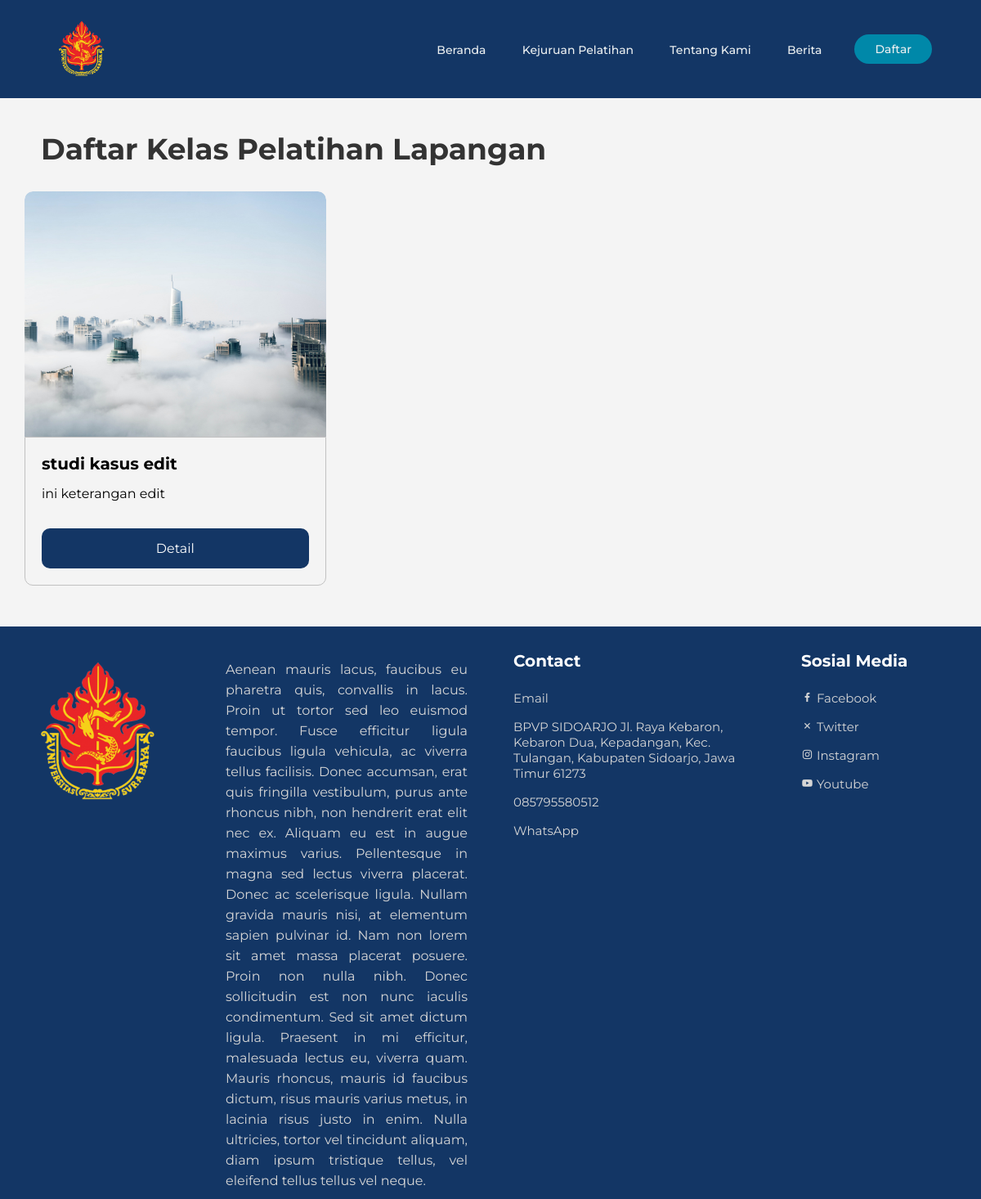
Page /kelas.php?id=20 on the committed database.
### tables this page shows
CREATE TABLE `pelatihan` (
  `id` int(11) NOT NULL,
  `judul` varchar(255) NOT NULL,
  `description` text DEFAULT NULL,
  `waktu_post` datetime NOT NULL,
  `gambar` varchar(255) DEFAULT NULL
);

CREATE TABLE `kelas` (
  `id` int(11) NOT NULL,
  `nama_kelas` varchar(255) NOT NULL,
  `info` text DEFAULT NULL,
  `gambar` varchar(255) DEFAULT NULL,
  `description` text DEFAULT NULL,
  `id_pelatihan` int(11) DEFAULT NULL
);

CREATE TABLE `footer_settings` (
  `id` int(11) NOT NULL,
  `logo` varchar(255) DEFAULT NULL,
  `description` text DEFAULT NULL
);

CREATE TABLE `footer_contact` (
  `id` int(11) NOT NULL,
  `email` varchar(100) DEFAULT NULL,
  `address` varchar(255) DEFAULT NULL,
  `phone` varchar(20) DEFAULT NULL,
  `whatsapp` varchar(20) DEFAULT NULL
);

### kelas.php (the view, shortened to what this page needs)
<?php
require_once "includes/header.php";
require_once "includes/config.php";
$id_pelatihan = $_GET['id'];
$query_judul_pelatihan = "SELECT judul FROM pelatihan WHERE id = $id_pelatihan";
$result_judul_pelatihan = mysqli_query($koneksi, $query_judul_pelatihan);
$row_judul_pelatihan = mysqli_fetch_assoc($result_judul_pelatihan);
$judul_pelatihan = $row_judul_pelatihan['judul'];
?>
<section class="kelas-list">
    <h1>Daftar Kelas Pelatihan <?php echo $judul_pelatihan; ?></h1>
    <div class="kelas-box">
        <?php
        $query_kelas = "SELECT * FROM kelas WHERE id_pelatihan = $id_pelatihan";
        $result_kelas = mysqli_query($koneksi, $query_kelas);
        if (mysqli_num_rows($result_kelas) > 0) {
            while ($row_kelas = mysqli_fetch_assoc($result_kelas)) :
            ?>
            <div class="card">
                <div class="card-image">
                    <img src="<?php echo 'assets/img/' . basename($row_kelas['gambar']); ?>" alt="<?php echo $row_kelas['nama_kelas']; ?>" class="img-fluid">
                </div>
                <div class="card-content">
                    <h3><?php echo $row_kelas['nama_kelas']; ?></h3>
                    <p><?php echo $row_kelas['info']; ?></p>
                    <a href="kelas-detail.php?id=<?php echo $row_kelas['id']; ?>" class="btn">Detail</a>
                </div>
            </div>
            <?php endwhile; ?>
        <?php } else { ?>
            <p>Tidak ada kelas yang terkait dengan pelatihan ini.</p>
        <?php } ?>
    </div>
</section>
<?php
require_once "includes/footer.php";
?>

### includes/footer.php
    </div>
    <footer>
        <section class="footer">
            <div class="footer-content">
                <?php
                $query_logo = "SELECT logo FROM footer_settings ORDER BY id DESC LIMIT 1";
                $result_logo = mysqli_query($koneksi, $query_logo);
                $row_logo = mysqli_fetch_assoc($result_logo);
                ?>
                <img class="logo-footer" src="<?php echo str_replace('../../', '', $row_logo['logo']); ?>" alt="logo">
            </div>
            <div class="footer-content">
                <?php
                $query_description = "SELECT description FROM footer_settings ORDER BY id DESC LIMIT 1";
                $result_description = mysqli_query($koneksi, $query_description);
                $row_description = mysqli_fetch_assoc($result_description);
                ?>
                <p><?php echo $row_description['description']; ?></p>
            </div>
            <div class="footer-content">
                <h4>Contact</h4>
                <ul>
                    <?php
                    $query_contact = "SELECT email, address, phone, whatsapp FROM footer_contact ORDER BY id DESC LIMIT 1";
                    $result_contact = mysqli_query($koneksi, $query_contact);
                    $row_contact = mysqli_fetch_assoc($result_contact);
                    ?>
                    <li><a href="mailto:<?php echo $row_contact['email']; ?>">Email</a></li>
                    <li><a href="#"><?php echo $row_contact['address']; ?></a></li>
                    <li><a href="tel:<?php echo $row_contact['phone']; ?>"><?php echo $row_contact['phone']; ?></a></li>
                    <li><a href="https://wa.me/<?php echo $row_contact['whatsapp']; ?>">WhatsApp</a></li>
                </ul>
            </div>
            <div class="footer-content">
                <h4>Sosial Media</h4>
                <ul>
                    <?php
                    $query_social_media = "SELECT facebook, twitter, instagram, youtube FROM social_media ORDER BY id DESC LIMIT 1";
                    $result_social_media = mysqli_query($koneksi, $query_social_media);
                    $row_social_media = mysqli_fetch_assoc($result_social_media);
                    ?>
                    <li><a href="<?php echo $row_social_media['facebook']; ?>"><i class='bx bxl-facebook'></i> Facebook</a></li>
                    <li><a href="<?php echo $row_social_media['twitter']; ?>"><i class='bx bx-x'></i> Twitter</a></li>
                    <li><a href="<?php echo $row_social_media['instagram']; ?>"><i class='bx bxl-instagram'></i> Instagram</a></li>
                    <li><a href="<?php echo $row_social_media['youtube']; ?>"><i class='bx bxl-youtube'></i> Youtube</a></li>
                </ul>
            </div>
        </section>
    </footer>
</body>
</html>

### assets/style/style.css (style rules this page uses)
body { background-color: #f4f4f4; font-family: 'Montserrat', sans-serif; }
* { box-sizing: border-box; margin: 0; padding: 0; text-decoration: none; }
h1 { color: #333; font-size: 36px; margin-bottom: 20px; margin-left: 20px; }
.img-fluid { width: 100%; }
.kelas-list { width: 95%; margin: 40px auto 50px; }
.kelas-list .kelas-box { margin-top: 30px; display: flex; flex-direction: row; column-gap: 30px; row-gap: 30px; }
.kelas-list .kelas-box .card { flex: 32.337% 0 0; }
.kelas-list .kelas-box .card .card-image { height: 300px; border-radius: 10px 10px 0px 0px; overflow: hidden; transition: all 0.5s ease-in-out; }
.kelas-list .kelas-box .card .card-image img { border-radius: 10px 10px 0px 0px; height: 100%; object-fit: cover; transition: all 0.5s ease-in-out; }
.kelas-list .kelas-box .card .card-content { border: 1px solid #c1c1c1; border-radius: 0px 0px 10px 10px; padding: 20px; }
.kelas-list .kelas-box .card .card-content h3 { font-size: 20px; margin-bottom: 12px; }
.kelas-list .kelas-box .card .card-content p { font-size: 16px; font-size: 16px; line-height: 25px; margin-bottom: 30px; display: -webkit-box; -webkit-box-orient: vertical; overflow: hidden; -webkit-line-clamp: 4; }
.kelas-list .kelas-box .card .btn { display: block; background-color: #133665; color: #ffffff; padding: 15px 0px; text-align: center; border-radius: 10px; }
.footer { margin-top: 10px; padding-top: 30px; padding-left: 20px; padding-right: 20px; display: grid; grid-template-columns: repeat(auto-fit, minmax(200px, auto)); gap: 3.5rem; background-color: rgba(19, 54, 101, 1); }
.logo-footer { height: 200px; width: 200px; }
.footer-content h4 { color: #fff; margin-bottom: 1.5rem; font-size: 20px; }
.footer-content li { margin-bottom: 16px; }
.footer-content li a { display: block; color: #d6d6d6; font-size: 15px; font-weight: 400px; transition: all 0.4s ease; }
.footer-content p { color: #d6d6d6; font-size: 16px; line-height: 25px; margin: 10px 0; text-align: justify; word-wrap: break-word; }
.footer-content ul { list-style: none; }

### rows in the picture
pelatihan: judul "Lapangan"
kelas: gambar (picture), nama_kelas "studi kasus edit", info "ini keterangan edit"
footer_settings: description "Aenean mauris lacus, faucibus eu pharetra quis, convallis in lacus. Proin ut tortor sed leo euismod tempor. Fusce efficitur ligula faucibus ligula vehicula, ac viverra tellus facilisis. Donec accumsan, erat quis fringilla vestibulum, purus ante rhoncus nibh, non hendrerit erat elit nec ex. Aliquam eu est in augue maximus varius. Pellentesque in magna sed lectus viverra placerat. Donec ac scelerisque ligula. Nullam gravida mauris nisi, at elementum sapien pulvinar id. Nam non lorem sit amet massa placerat posuere. Proin non nulla nibh. Donec sollicitudin est non nunc iaculis condimentum. Sed sit amet dictum ligula. Praesent in mi efficitur, malesuada lectus eu, viverra quam. Mauris rhoncus,…"
footer_contact: address "BPVP SIDOARJO Jl. Raya Kebaron, Kebaron Dua, Kepadangan, Kec. Tulangan, Kabupaten Sidoarjo, Jawa Timur 61273", phone "085795580512"
